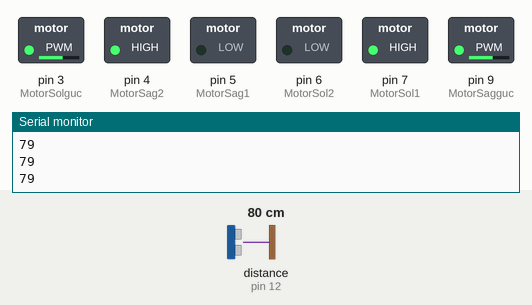
Simulated run of this program. Board: Arduino Uno, built with avr-gcc and run on an emulated ATmega328P. Parts: switched loads named in the program (green lamp = pin HIGH), the last lines printed to the serial monitor. Wiring (inferred from the names in the program): ultrasonic range finder: trigger pin 13; echo pin 12. Dashed ring = blinking. The inputs (shaded band) are chosen by the test bench; at power-on: distance to the obstacle (sensor on pin 12) 80 cm. The echo pulse lasts 58.3 µs per cm; pins used as bus, display or sensor lines are not drawn.

Above: at 1.2 s.
1.3 s: distance to the obstacle (sensor on pin 12) set to 33 cm
2.8 s: distance to the obstacle (sensor on pin 12) set to 27 cm
At 4.4 s:
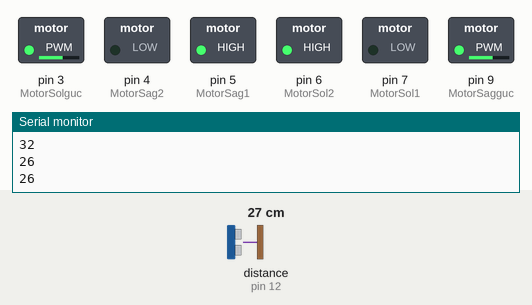
5.8 s: distance to the obstacle (sensor on pin 12) set to 35 cm
At 7.4 s:
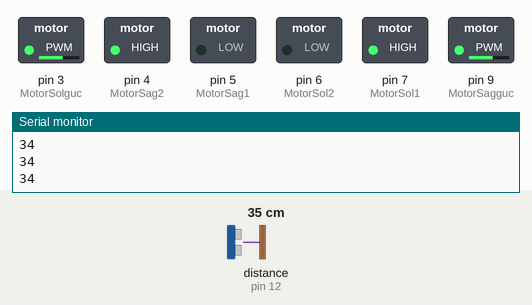
7.9 s: distance to the obstacle (sensor on pin 12) set to 2 cm
At 8.3 s:
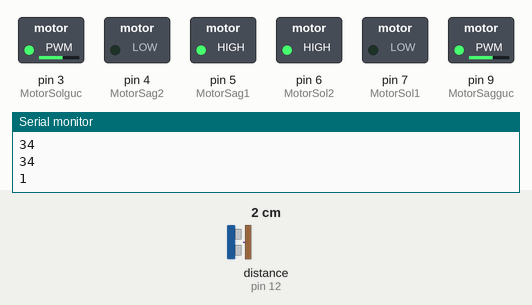
Timing chart, 0 to 11.9 s (numbered marks = the images above; inputs shaded):
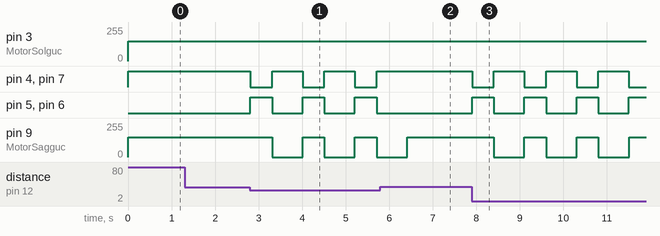

Measured:
- the behaviour switches between 31 and 30 cm on distance to the obstacle (sensor on pin 12) (found by bisection; images 0 and 1)
- after the input at 2.8 s, pin 4 (MotorSag2), pin 7 (MotorSol1): alternates HIGH for 0.70 s and LOW for 0.50 s, starting at once; pin 5 (MotorSag1), pin 6 (MotorSol2): alternates HIGH for 0.50 s and LOW for 0.70 s, starting at once; pin 9 (MotorSagguc): alternates 150/255 for 0.50 s and 0/255 for 0.70 s, starting after 0.51 s
- after the input at 5.8 s, pin 4 (MotorSag2), pin 7 (MotorSol1): stays HIGH (without the input it goes to LOW after 0.62 s); pin 5 (MotorSag1), pin 6 (MotorSol2): stays LOW (without the input it goes to HIGH after 0.62 s); pin 9 (MotorSagguc): goes on until 6.4 s, then stays 150/255
- after the input at 7.9 s, pin 4 (MotorSag2), pin 7 (MotorSol1): alternates HIGH for 0.70 s and LOW for 0.50 s, starting at once; pin 5 (MotorSag1), pin 6 (MotorSol2): alternates HIGH for 0.50 s and LOW for 0.70 s, starting at once; pin 9 (MotorSagguc): alternates 150/255 for 0.50 s and 0/255 for 0.70 s, starting after 0.51 s

The program:

main.cpp
```cpp
#include <Arduino.h>

byte MotorSol1 = 7;
byte MotorSol2 = 6;
byte MotorSolguc = 3;
byte MotorSag1 = 5;
byte MotorSag2 = 4;
byte MotorSagguc = 9;

byte echo = 12;
byte trig = 13;

long sure, mesafe;

void setup()
{
    pinMode(trig, OUTPUT); // ses dalgaları yollayacağımız pin
    pinMode(echo, INPUT);  // bize ses dalgaları geri geleceğinden input pini
    pinMode(MotorSol1, OUTPUT);
    pinMode(MotorSol2, OUTPUT);
    pinMode(MotorSag1, OUTPUT);
    pinMode(MotorSag2, OUTPUT);
    pinMode(MotorSagguc, OUTPUT);
    pinMode(MotorSolguc, OUTPUT);

    Serial.begin(9600);
}

void ileri()
{
    digitalWrite(MotorSag1, LOW); // İleri yönde gitmesi için low ve high
    digitalWrite(MotorSag2, HIGH);
    digitalWrite(MotorSol1, HIGH); // İleri yönde gitmesi için high ve low
    digitalWrite(MotorSol2, LOW);

    analogWrite(MotorSagguc, 150);
    analogWrite(MotorSolguc, 150);
}

void sag()
{
    digitalWrite(MotorSag1, LOW); // İleri yönde gitmesi için low ve high
    digitalWrite(MotorSag2, HIGH);
    digitalWrite(MotorSol1, HIGH); // İleri yönde gitmesi için high ve low
    digitalWrite(MotorSol2, LOW);

    analogWrite(MotorSagguc, 0); // saga dönebilmesi için sadece sol motoru çalıştırıyorum.
    analogWrite(MotorSolguc, 150);
}

void geri()
{
    digitalWrite(MotorSag1, HIGH); // tersi yönde hareket etmesi için değerleri değiştiriyorum
    digitalWrite(MotorSag2, LOW);
    digitalWrite(MotorSol1, LOW);
    digitalWrite(MotorSol2, HIGH);

    analogWrite(MotorSagguc, 150); // 150 hız veriyoruz
    analogWrite(MotorSolguc, 150);
}

void loop()
{
    digitalWrite(trig, LOW);
    delayMicroseconds(5);
    digitalWrite(trig, HIGH);
    delayMicroseconds(10);
    digitalWrite(trig, LOW);

    sure = pulseIn(echo, HIGH);
    mesafe = (sure / 2) * 0.0343;
    Serial.println(mesafe);

    if (mesafe < 30)
    {
        geri();
        delay(500);
        sag();
        delay(700);
    }
    else
    {
        ileri();
    }
}
```
